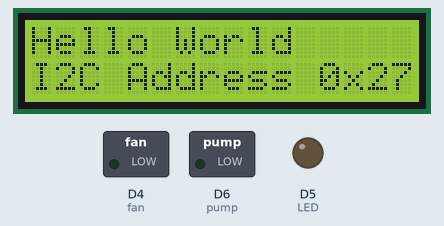
Simulated run of this program. Board: ESP8266 (Wemos D1 mini). Parts: 16×2 character LCD, switched loads named in the program (green lamp = pin HIGH), output pins drawn as LEDs (lit = HIGH).

Above: at 0.1 s.
At 10.1 s:
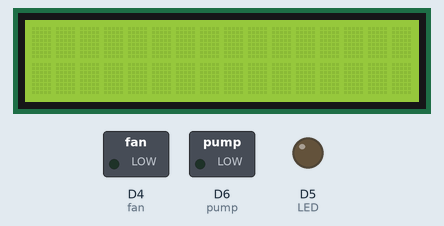

Measured:
- what the display in image 1 shows lasts 5.0 s, from 10.1 s to 15.1 s

The program:

main.cpp
```cpp
#include<Arduino.h>
#include <Wire.h>
#include <LiquidCrystal_I2C.h>
#include "DHT.h"
#include <SPI.h>
#include <Wire.h>

#define LED D5
#define fan D4
#define pump D6
#define DHTPIN D8
#define soilMoisture A0


int soilValue;

LiquidCrystal_I2C lcd(0x27,2,1,0,4,5,6,7);  // Set the LCD I2C address

void setup()
{
  lcd.begin (16,2); // for 16 x 2 LCD module
  lcd.setBacklightPin(3,POSITIVE);
  lcd.setBacklight(HIGH);
  lcd.home ();  // go home
    pinMode(LED,OUTPUT);
  pinMode(fan,OUTPUT);
  pinMode(pump,OUTPUT);
  Serial.begin(9600);


}

void loop()
{


   lcd.print("Hello World");
  lcd.setCursor ( 0, 1 );        // go to the next line
  lcd.print ("I2C Address 0x27");
   delay(10000);
  lcd.clear();
  delay(5000);

/*
  delay(2000);
  float h = dht.readHumidity();
  float t = dht.readTemperature();
   Serial.print(F("Humidity: "));
   lcd.print("Humidity" + String(h));

  Serial.println(h);
  Serial.print(F("%  Temperature: "));
  lcd.setCursor(0,1);
  lcd.print("Temperature" + String(t));
  Serial.println(t);

  soilValue = analogRead(soilMoisture);
  Serial.println(soilValue);
  delay(2000);
  lcd.clear();
 */

}

/*
#include <Arduino.h>
#include "DHT.h"
#include <SPI.h>
#include <Wire.h>

#include <LiquidCrystal_I2C.h>
LiquidCrystal_I2C lcd(16x2);

//define pin for actuator and sensor
#define LED D5
#define fan D4
#define pump D6
#define DHTPIN D7
#define soilMoisture A0

//define type from adafruit lib
#define DHTTYPE DHT11   // DHT 11

//define value for soil moisture sensor
int soilValue;

DHT dht(DHTPIN, DHTTYPE);

void setup() {
  // define pin
  pinMode(LED,OUTPUT);
  pinMode(fan,OUTPUT);
  pinMode(pump,OUTPUT);
lcd.init();                      // initialize the lcd
  lcd.init();
  // Print a message to the LCD.
  lcd.backlight();
  lcd.setCursor(1,0);
  lcd.print("hello everyone");
  lcd.setCursor(1,1);
  lcd.print("konichiwaa");

  dht.begin();
  Serial.begin(9600);
}

void loop() {


  delay(2000);
  float h = dht.readHumidity();
  float t = dht.readTemperature();
   Serial.print(F("Humidity: "));
  Serial.println(h);
  Serial.print(F("%  Temperature: "));
  Serial.println(t);
  delay(2000);
  soilValue = analogRead(soilMoisture);
  Serial.println(soilValue);


}
*/
```
